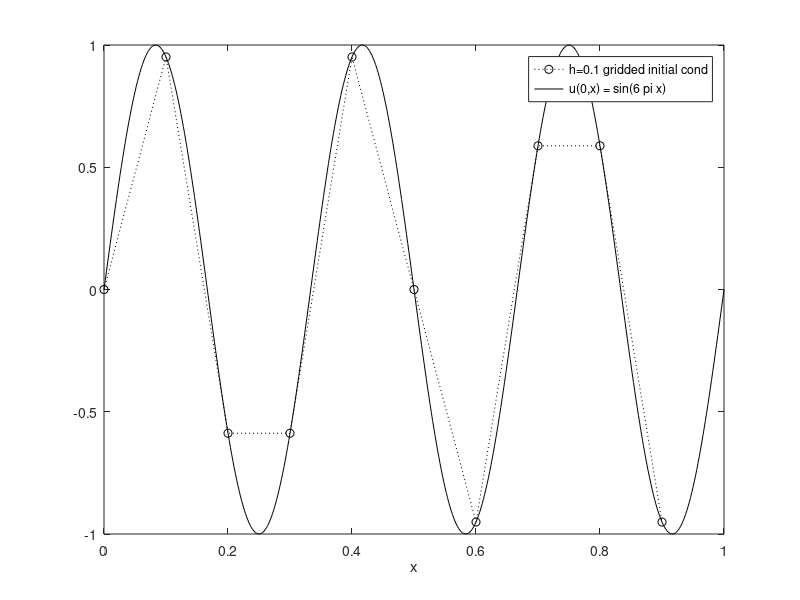

MATLAB code to generate this figure: (Note: this script raises an error after producing the figure.)
% TESTLEAPFROG  Run convergence test on LEAPFROG.

a = 0.5;
tf = 10.0;
u0 = @(x) sin(6*pi*x);    % initial, and exact soln at tf

mm = [9 19 49 99 199 499];
hh = 1.0 ./ (mm + 1);     % = [0.1 0.05 0.02 0.01 0.005 0.002]
kk = hh;                  % refinement path

err = zeros(size(hh));
for s = 1:length(hh)
    x = (0:hh(s):1.0-hh(s))';
    if s == 1             % plot coarsest-case initial condition
        figure(1)
        xfine = linspace(0.0,1.0,501);
        plot(x,u0(x),'ko:',xfine,u0(xfine),'k')
        xlabel x
        legend('h=0.1 gridded initial cond','u(0,x) = sin(6 pi x)')
    end
    [x,U] = leapfrog(mm(s),a,kk(s),tf,u0(x));
    err(s) = norm(U - u0(x),'inf');
end

offset = 3;
figure(2)
loglog(hh,err,'ko')
hhp = hh(offset:end);  errp = err(offset:end);
p = polyfit(log(hhp),log(errp),1)
hold on,  loglog(hhp,exp(p(2) + p(1)*log(hhp)),'k--'),  hold off
text(0.003,1.1*err(4),['O(h^{' num2str(p(1)) '})'],'fontsize',16)
xlabel h,  ylabel('numerical error')
axis tight
set(gca(),'xtick',hh,...
          'xticklabel',{'0.1','0.05','0.02','0.01','0.005','0.002'})
grid on
